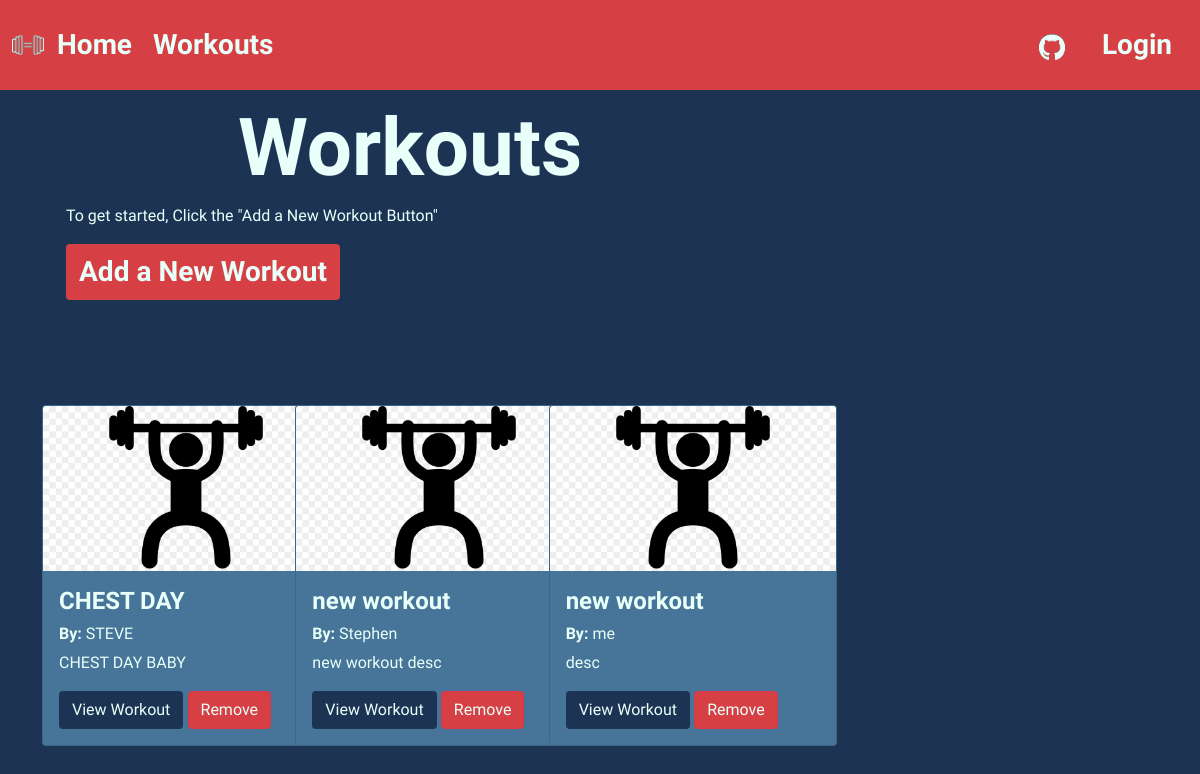
The page /workouts/ on the database as committed earlier.
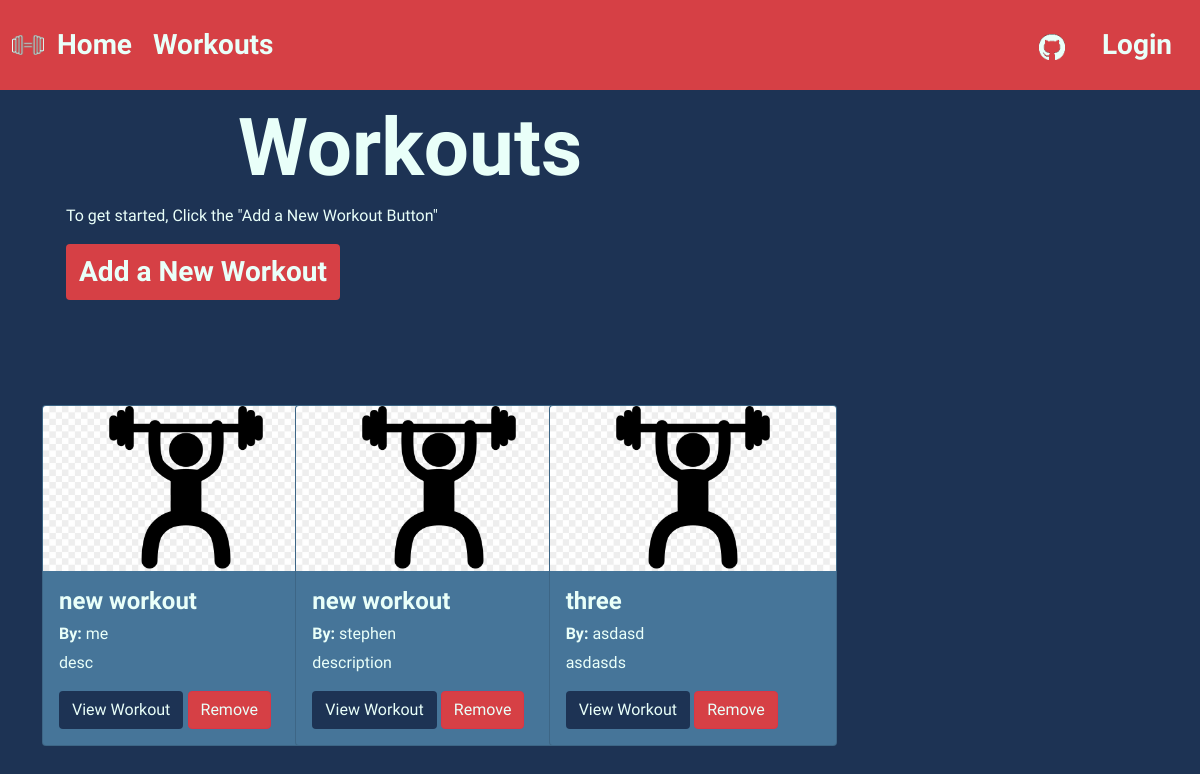
The same page on the database as committed later.
### workout_app/models.py (models this page shows, shortened)
class Workout(models.Model):
    workout_title = models.CharField(max_length=20)
    description = models.TextField(max_length=200)
    author = models.CharField(max_length=20)

### workout_app/views.py (the view)
# urls.py: path('workouts/',views.WorkoutListView.as_view(),name='workouts'),
class WorkoutListView(ListView):
    model = Workout

### workout_app/templates/workout_app/workout_list.html (shortened to what this page needs)
{% extends 'base.html' %}
{% load static %}
{% block content %}
    <div class="container">
        <h1 class="workouts-title">Workouts</h1>
        <p>To get started, Click the "Add a New Workout Button"</p>
        <a class='btn btn-addnew' href="{% url 'add_workout' %}">Add a New Workout</a>
    </div>
<div class="vertical-center">
    <div class="container-md-12">
        {% for workout in workout_list %}
        {% if forloop.first %}<div class="row">{% endif %}
        <div class="col-md-4">
                <div class="card" style="width: 18rem;">
                    <img src="{% static 'images/snatch.jpg' %}" class="card-img-top" alt="image not found">
                    <div class="card-body">
                        <h5 class="card-title">{{ workout.workout_title }}</h5>
                        <h6 class="card-author"><strong>By: </strong> {{ workout.author }}</h6>
                        <p class="card-text">{{ workout.description }}</p>
                        <a href="{% url 'workout_detail' workout.pk %}" class="btn btn-viewworkout">View Workout</a>
                        <button type="button" class="btn btn-danger btn-remove" data-bs-toggle="modal" data-bs-target="#removeModal">Remove</button>
                    </div>
                </div>
        </div>
        {% if forloop.counter|divisibleby:3 %}</div><div class="row">{% endif %}
        {% if forloop.last %}</div>{% endif %}
        {% endfor %}
    </div>
</div>
{% endblock %}

Rows that differ between the two databases and show on the page:
removed Workout: workout_title "CHEST DAY", author "STEVE", description "CHEST DAY BABY"
removed Workout: workout_title "new workout", author "Stephen", description "new workout desc"
added Workout: workout_title "new workout", author "stephen", description "description"
added Workout: workout_title "three", author "asdasd", description "asdasds"
